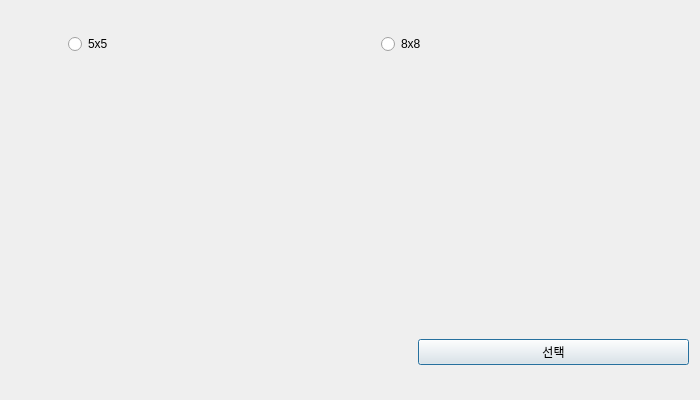
<?xml version="1.0" encoding="UTF-8"?>
<ui version="4.0">
 <class>PuzzleSelectDialog</class>
 <widget class="QDialog" name="PuzzleSelectDialog">
  <property name="geometry">
   <rect>
    <x>0</x>
    <y>0</y>
    <width>700</width>
    <height>400</height>
   </rect>
  </property>
  <property name="maximumSize">
   <size>
    <width>16000000</width>
    <height>16000000</height>
   </size>
  </property>
  <property name="windowTitle">
   <string>Dialog</string>
  </property>
  <layout class="QHBoxLayout" name="horizontalLayout_3">
   <item>
    <layout class="QVBoxLayout" name="verticalLayout_3" stretch="8,2">
     <item>
      <layout class="QHBoxLayout" name="horizontalLayout" stretch="5,5">
       <item>
        <layout class="QVBoxLayout" name="verticalLayout" stretch="0,8">
         <item>
          <widget class="QRadioButton" name="check5x5">
           <property name="text">
            <string>5x5</string>
           </property>
          </widget>
         </item>
         <item>
          <widget class="QLabel" name="preview5x5">
           <property name="maximumSize">
            <size>
             <width>250</width>
             <height>250</height>
            </size>
           </property>
           <property name="text">
            <string/>
           </property>
           <property name="pixmap">
            <pixmap resource="resources.qrc">:/images/puzzle_mask.png</pixmap>
           </property>
           <property name="scaledContents">
            <bool>true</bool>
           </property>
           <property name="margin">
            <number>20</number>
           </property>
          </widget>
         </item>
        </layout>
       </item>
       <item>
        <layout class="QVBoxLayout" name="verticalLayout_2" stretch="0,8">
         <item>
          <widget class="QRadioButton" name="check8x8">
           <property name="text">
            <string>8x8</string>
           </property>
          </widget>
         </item>
         <item>
          <widget class="QLabel" name="preview8x8">
           <property name="maximumSize">
            <size>
             <width>250</width>
             <height>250</height>
            </size>
           </property>
           <property name="text">
            <string/>
           </property>
           <property name="pixmap">
            <pixmap resource="resources.qrc">:/images/puzzle_mask2.png</pixmap>
           </property>
           <property name="scaledContents">
            <bool>true</bool>
           </property>
           <property name="margin">
            <number>20</number>
           </property>
          </widget>
         </item>
        </layout>
       </item>
      </layout>
     </item>
     <item>
      <layout class="QHBoxLayout" name="horizontalLayout_2" stretch="6,4">
       <item>
        <spacer name="horizontalSpacer">
         <property name="orientation">
          <enum>Qt::Horizontal</enum>
         </property>
         <property name="sizeHint" stdset="0">
          <size>
           <width>40</width>
           <height>20</height>
          </size>
         </property>
        </spacer>
       </item>
       <item>
        <widget class="QPushButton" name="pushButton">
         <property name="text">
          <string>선택</string>
         </property>
        </widget>
       </item>
      </layout>
     </item>
    </layout>
   </item>
  </layout>
 </widget>
 <resources>
  <include location="resources.qrc"/>
 </resources>
 <connections/>
</ui>
